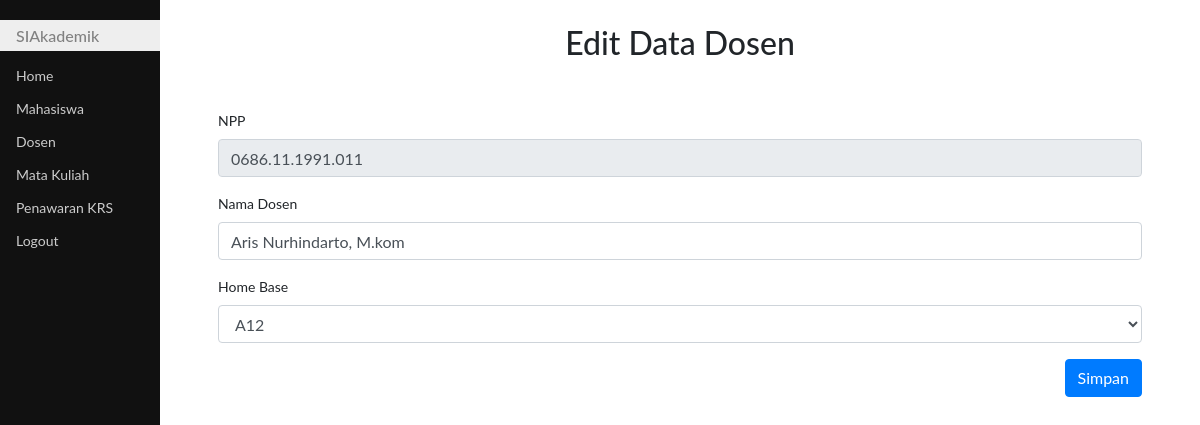
The app's page /editDsn.php?kode=0686.11.1991.011 (signed in) with its own data.
### tables this page shows
CREATE TABLE `dosen` (
  `npp` varchar(16) NOT NULL,
  `nama_dosen` char(30) NOT NULL,
  `homebase` varchar(3) NOT NULL
);

### editDsn.php (the view, shortened to what this page needs)
<!DOCTYPE html>
<html>
<head>
	<link rel="stylesheet" type="text/css" href="bootstrap/css/bootstrap.css">
	<link rel="stylesheet" type="text/css" href="style.css">
</head>
<body>
	<?php
	require "koneksi.php";
	$npp = $_GET['kode'];
	$sql = "select * from dosen where npp='$npp'";
	$qry = mysqli_query($koneksi, $sql);
	$row = mysqli_fetch_assoc($qry);
	?>
	<div class="utama">
		<h2 class="mt-4 mb-5 text-center">Edit Data Dosen</h2>
		<div class="ml-5 mr-5">
			<form method="post" action="query_editDsn.php">
				<div class="form-group">
					<label for="npp">NPP</label>
					<input class="form-control" readonly type="text" name="npp" id="npp" value="<?php echo $row['npp'] ?>">
				</div>
				<div class="form-group">
					<label for="nama_dosen">Nama Dosen </label>
					<input class="form-control" type="text" name="nama_dosen" id="nama_dosen" value="<?php echo $row['nama_dosen'] ?>">
				</div>
				<div class="form-group">
					<label>Home Base</label>
					<select name="homebase" class="form-control" name="homebase" id="homebase">
						<option value="A12 " <?php if ($row['homebase'] == 'A12') { ?> selected <?php } ?>>A12</option>
					</select>
				</div>
				<div>
					<button class="btn btn-primary float-right" type="submit">Simpan</button>
				</div>
			</form>
		</div>
	</div>
</body>
</html>

### style.css (style rules this page uses)
body { font-family: "Lato", sans-serif; }
.menusamping { height: 100%; width: 160px; position: fixed; z-index: 1; top: 0; left: 0; background-color: #111; overflow-x: hidden; padding-top: 20px; }
.menusamping a { padding: 6px 8px 6px 16px; text-decoration: none; font-size: 14px; color: #ccc; display: block; }
.menusamping h1 { padding: 6px 8px 6px 16px; text-decoration: none; font-size: 16px; color: #818181; background-color: #eee; display: block; }
.utama { margin-left: 160px; font-size: 14px; padding: 0px 10px; }

### records on screen
dosen: npp "0686.11.1991.011", nama_dosen "Aris Nurhindarto, M.kom", homebase "A12"
